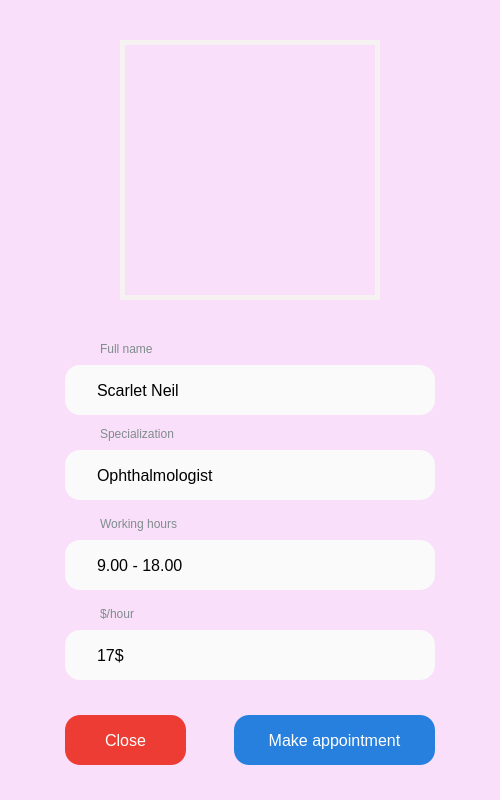
<?xml version="1.0" encoding="UTF-8"?>
<ui version="4.0">
 <class>MainWindow</class>
 <widget class="QMainWindow" name="MainWindow">
  <property name="enabled">
   <bool>true</bool>
  </property>
  <property name="geometry">
   <rect>
    <x>0</x>
    <y>0</y>
    <width>500</width>
    <height>800</height>
   </rect>
  </property>
  <property name="windowTitle">
   <string>MainWindow</string>
  </property>
  <property name="styleSheet">
   <string notr="true">background-color: #F9DFF9;</string>
  </property>
  <widget class="QWidget" name="centralwidget">
   <widget class="QLabel" name="label_1">
    <property name="geometry">
     <rect>
      <x>120</x>
      <y>40</y>
      <width>260</width>
      <height>260</height>
     </rect>
    </property>
    <property name="styleSheet">
     <string notr="true">border: 5px solid #f7f2f2</string>
    </property>
    <property name="text">
     <string/>
    </property>
    <property name="pixmap">
     <pixmap>profile.png</pixmap>
    </property>
   </widget>
   <widget class="QLineEdit" name="lineEdit_1">
    <property name="geometry">
     <rect>
      <x>65</x>
      <y>365</y>
      <width>370</width>
      <height>50</height>
     </rect>
    </property>
    <property name="styleSheet">
     <string notr="true">padding: 15px 30px;
font-size: 16px;
border-radius: 15px;
background: #FAFAFA;
border: none;</string>
    </property>
    <property name="text">
     <string>Scarlet Neil</string>
    </property>
    <property name="readOnly">
     <bool>true</bool>
    </property>
   </widget>
   <widget class="QLabel" name="label_2">
    <property name="geometry">
     <rect>
      <x>100</x>
      <y>340</y>
      <width>101</width>
      <height>17</height>
     </rect>
    </property>
    <property name="styleSheet">
     <string notr="true">color:#7f8c8d</string>
    </property>
    <property name="text">
     <string>Full name</string>
    </property>
   </widget>
   <widget class="QLabel" name="label_3">
    <property name="geometry">
     <rect>
      <x>100</x>
      <y>425</y>
      <width>101</width>
      <height>17</height>
     </rect>
    </property>
    <property name="styleSheet">
     <string notr="true">color:#7f8c8d</string>
    </property>
    <property name="text">
     <string>Specialization</string>
    </property>
   </widget>
   <widget class="QLineEdit" name="lineEdit_2">
    <property name="geometry">
     <rect>
      <x>65</x>
      <y>450</y>
      <width>370</width>
      <height>50</height>
     </rect>
    </property>
    <property name="styleSheet">
     <string notr="true">padding: 15px 30px;
font-size: 16px;
border-radius: 15px;
background: #FAFAFA;
border: none;</string>
    </property>
    <property name="text">
     <string>Ophthalmologist</string>
    </property>
    <property name="readOnly">
     <bool>true</bool>
    </property>
   </widget>
   <widget class="QLabel" name="label_4">
    <property name="geometry">
     <rect>
      <x>100</x>
      <y>515</y>
      <width>101</width>
      <height>17</height>
     </rect>
    </property>
    <property name="styleSheet">
     <string notr="true">color:#7f8c8d</string>
    </property>
    <property name="text">
     <string>Working hours</string>
    </property>
   </widget>
   <widget class="QLineEdit" name="lineEdit_3">
    <property name="geometry">
     <rect>
      <x>65</x>
      <y>540</y>
      <width>370</width>
      <height>50</height>
     </rect>
    </property>
    <property name="styleSheet">
     <string notr="true">padding: 15px 30px;
font-size: 16px;
border-radius: 15px;
background: #FAFAFA;
border: none;</string>
    </property>
    <property name="text">
     <string>9.00 - 18.00</string>
    </property>
    <property name="readOnly">
     <bool>true</bool>
    </property>
   </widget>
   <widget class="QLabel" name="label_5">
    <property name="geometry">
     <rect>
      <x>100</x>
      <y>605</y>
      <width>101</width>
      <height>17</height>
     </rect>
    </property>
    <property name="styleSheet">
     <string notr="true">color:#7f8c8d</string>
    </property>
    <property name="text">
     <string>$/hour</string>
    </property>
   </widget>
   <widget class="QLineEdit" name="lineEdit_4">
    <property name="geometry">
     <rect>
      <x>65</x>
      <y>630</y>
      <width>370</width>
      <height>50</height>
     </rect>
    </property>
    <property name="styleSheet">
     <string notr="true">padding: 15px 30px;
font-size: 16px;
border-radius: 15px;
background: #FAFAFA;
border: none;</string>
    </property>
    <property name="text">
     <string>17$</string>
    </property>
    <property name="readOnly">
     <bool>true</bool>
    </property>
   </widget>
   <widget class="QPushButton" name="pushButton_2">
    <property name="geometry">
     <rect>
      <x>234</x>
      <y>715</y>
      <width>201</width>
      <height>50</height>
     </rect>
    </property>
    <property name="styleSheet">
     <string notr="true">QPushButton {
  padding: 15px 30px;
  font-size: 16px;
  border-radius: 15px;
  background: #2780DD;
  border: none;
  text-align: center;
  color: #fff;
}

QPushButton:pressed {
  background: #2B5DAA;
}</string>
    </property>
    <property name="text">
     <string>Make appointment</string>
    </property>
   </widget>
   <widget class="QPushButton" name="pushButton_1">
    <property name="geometry">
     <rect>
      <x>65</x>
      <y>715</y>
      <width>121</width>
      <height>50</height>
     </rect>
    </property>
    <property name="styleSheet">
     <string notr="true">QPushButton {
  padding: 15px 30px;
  font-size: 16px;
  border-radius: 15px;
  background: #ED3C34;
  border: none;
  text-align: center;
  color: #fff;
}

QPushButton:pressed {
  background: #AA2823;
}</string>
    </property>
    <property name="text">
     <string>Close</string>
    </property>
   </widget>
  </widget>
 </widget>
 <resources/>
 <connections/>
</ui>
